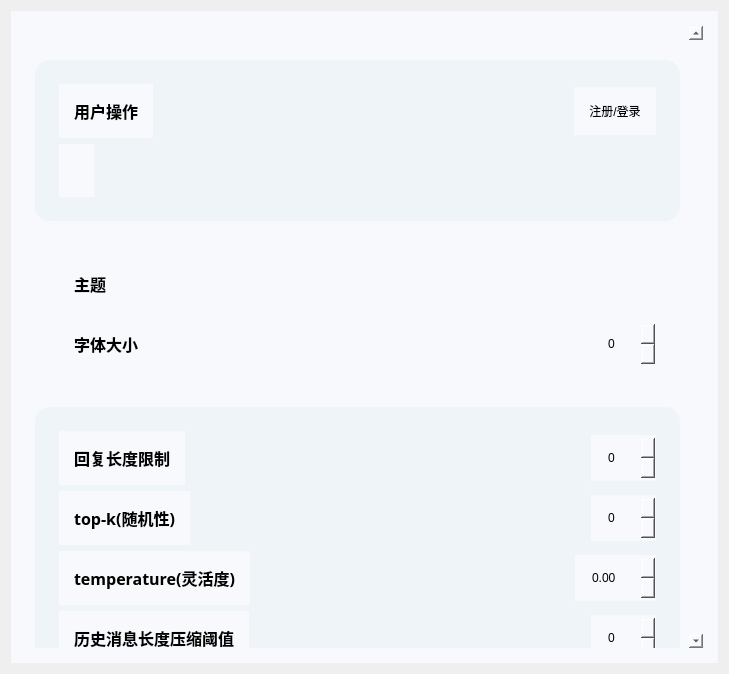
<?xml version="1.0" encoding="UTF-8"?>
<ui version="4.0">
 <class>setting</class>
 <widget class="QWidget" name="setting">
  <property name="geometry">
   <rect>
    <x>0</x>
    <y>0</y>
    <width>729</width>
    <height>674</height>
   </rect>
  </property>
  <property name="windowTitle">
   <string>Form</string>
  </property>
  <layout class="QVBoxLayout" name="verticalLayout_2">
   <item>
    <widget class="SmoothScrollArea" name="SmoothScrollArea">
     <property name="styleSheet">
      <string notr="true">background-color: #f7f9fc;
                            border: none;
                            padding: 15px;</string>
     </property>
     <property name="widgetResizable">
      <bool>true</bool>
     </property>
     <widget class="QWidget" name="scrollAreaWidgetContents_4">
      <property name="geometry">
       <rect>
        <x>0</x>
        <y>0</y>
        <width>681</width>
        <height>703</height>
       </rect>
      </property>
      <layout class="QVBoxLayout" name="verticalLayout_4">
       <item>
        <spacer name="horizontalSpacer_7">
         <property name="orientation">
          <enum>Qt::Horizontal</enum>
         </property>
         <property name="sizeHint" stdset="0">
          <size>
           <width>40</width>
           <height>25</height>
          </size>
         </property>
        </spacer>
       </item>
       <item>
        <widget class="QFrame" name="visual_setting">
         <property name="styleSheet">
          <string notr="true">#visual_setting {
                                            background-color: #eff4f9;
                                            border-radius: 15px;
                                            }

                                            #visual_setting:hover {
                                            border: 1px solid #009faa;
                                            }</string>
         </property>
         <property name="frameShape">
          <enum>QFrame::StyledPanel</enum>
         </property>
         <property name="frameShadow">
          <enum>QFrame::Raised</enum>
         </property>
         <layout class="QVBoxLayout" name="verticalLayout">
          <item>
           <layout class="QHBoxLayout" name="horizontalLayout">
            <item>
             <widget class="BodyLabel" name="BodyLabel">
              <property name="font">
               <font>
                <family>微软雅黑</family>
                <pointsize>12</pointsize>
                <weight>75</weight>
                <bold>true</bold>
               </font>
              </property>
              <property name="styleSheet">
               <string notr="true">FluentLabelBase {
                                                                color: black;
                                                                background-color: #eff4f9;
                                                                }

                                                                HyperlinkLabel {
                                                                color: #009faa;
                                                                border: none;
                                                                background-color: transparent;
                                                                text-align: left;
                                                                padding: 0;
                                                                margin: 0;
                                                                }

                                                                HyperlinkLabel[underline=true] {
                                                                text-decoration: underline;
                                                                }

                                                                HyperlinkLabel[underline=false] {
                                                                text-decoration: none;
                                                                }

                                                                HyperlinkLabel:hover {
                                                                color: #007780;
                                                                }

                                                                HyperlinkLabel:pressed {
                                                                color: #00a7b3;
                                                                }
                                                                FluentLabelBase{color:#ff000000}</string>
              </property>
              <property name="text">
               <string>用户操作</string>
              </property>
              <property name="alignment">
               <set>Qt::AlignCenter</set>
              </property>
              <property name="pixelFontSize" stdset="0">
               <number>-1</number>
              </property>
             </widget>
            </item>
            <item>
             <spacer name="horizontalSpacer">
              <property name="orientation">
               <enum>Qt::Horizontal</enum>
              </property>
              <property name="sizeHint" stdset="0">
               <size>
                <width>40</width>
                <height>20</height>
               </size>
              </property>
             </spacer>
            </item>
            <item>
             <widget class="PushButton" name="login_button">
              <property name="text">
               <string>注册/登录</string>
              </property>
             </widget>
            </item>
           </layout>
          </item>
          <item>
           <layout class="QHBoxLayout" name="horizontalLayout_7">
            <item>
             <widget class="BodyLabel" name="BodyLabel_6">
              <property name="font">
               <font>
                <family>微软雅黑</family>
                <pointsize>12</pointsize>
                <weight>75</weight>
                <bold>true</bold>
               </font>
              </property>
              <property name="styleSheet">
               <string notr="true">FluentLabelBase {
                                                                color: black;
                                                                background-color: #eff4f9;
                                                                }

                                                                HyperlinkLabel {
                                                                color: #009faa;
                                                                border: none;
                                                                background-color: transparent;
                                                                text-align: left;
                                                                padding: 0;
                                                                margin: 0;
                                                                }

                                                                HyperlinkLabel[underline=true] {
                                                                text-decoration: underline;
                                                                }

                                                                HyperlinkLabel[underline=false] {
                                                                text-decoration: none;
                                                                }

                                                                HyperlinkLabel:hover {
                                                                color: #007780;
                                                                }

                                                                HyperlinkLabel:pressed {
                                                                color: #00a7b3;
                                                                }
                                                                FluentLabelBase{color:#ff000000}</string>
              </property>
              <property name="text">
               <string> </string>
              </property>
              <property name="alignment">
               <set>Qt::AlignCenter</set>
              </property>
              <property name="pixelFontSize" stdset="0">
               <number>-1</number>
              </property>
             </widget>
            </item>
            <item>
             <spacer name="horizontalSpacer_2">
              <property name="orientation">
               <enum>Qt::Horizontal</enum>
              </property>
              <property name="sizeHint" stdset="0">
               <size>
                <width>40</width>
                <height>20</height>
               </size>
              </property>
             </spacer>
            </item>
           </layout>
          </item>
         </layout>
        </widget>
       </item>
       <item>
        <widget class="HorizontalSeparator" name="HorizontalSeparator"/>
       </item>
       <item>
        <widget class="QFrame" name="visual_setting">
         <property name="styleSheet">
          <string notr="true">#visual_setting {
                                            background-color: #eff4f9;
                                            border-radius: 15px;
                                            }

                                            #visual_setting:hover {
                                            border: 1px solid #009faa;
                                            }</string>
         </property>
         <property name="frameShape">
          <enum>QFrame::StyledPanel</enum>
         </property>
         <property name="frameShadow">
          <enum>QFrame::Raised</enum>
         </property>
         <layout class="QVBoxLayout" name="verticalLayout">
          <item>
           <layout class="QHBoxLayout" name="horizontalLayout">
            <item>
             <widget class="BodyLabel" name="BodyLabel">
              <property name="font">
               <font>
                <family>微软雅黑</family>
                <pointsize>12</pointsize>
                <weight>75</weight>
                <bold>true</bold>
               </font>
              </property>
              <property name="styleSheet">
               <string notr="true">FluentLabelBase {
                                                                color: black;
                                                                background-color: #eff4f9;
                                                                }

                                                                HyperlinkLabel {
                                                                color: #009faa;
                                                                border: none;
                                                                background-color: transparent;
                                                                text-align: left;
                                                                padding: 0;
                                                                margin: 0;
                                                                }

                                                                HyperlinkLabel[underline=true] {
                                                                text-decoration: underline;
                                                                }

                                                                HyperlinkLabel[underline=false] {
                                                                text-decoration: none;
                                                                }

                                                                HyperlinkLabel:hover {
                                                                color: #007780;
                                                                }

                                                                HyperlinkLabel:pressed {
                                                                color: #00a7b3;
                                                                }
                                                                FluentLabelBase{color:#ff000000}</string>
              </property>
              <property name="text">
               <string>主题</string>
              </property>
              <property name="alignment">
               <set>Qt::AlignCenter</set>
              </property>
              <property name="pixelFontSize" stdset="0">
               <number>-1</number>
              </property>
             </widget>
            </item>
            <item>
             <spacer name="horizontalSpacer">
              <property name="orientation">
               <enum>Qt::Horizontal</enum>
              </property>
              <property name="sizeHint" stdset="0">
               <size>
                <width>40</width>
                <height>20</height>
               </size>
              </property>
             </spacer>
            </item>
            <item>
             <widget class="ComboBox" name="choice_theme"/>
            </item>
           </layout>
          </item>
          <item>
           <layout class="QHBoxLayout" name="horizontalLayout_7">
            <item>
             <widget class="BodyLabel" name="BodyLabel_6">
              <property name="font">
               <font>
                <family>微软雅黑</family>
                <pointsize>12</pointsize>
                <weight>75</weight>
                <bold>true</bold>
               </font>
              </property>
              <property name="styleSheet">
               <string notr="true">FluentLabelBase {
                                                                color: black;
                                                                background-color: #eff4f9;
                                                                }

                                                                HyperlinkLabel {
                                                                color: #009faa;
                                                                border: none;
                                                                background-color: transparent;
                                                                text-align: left;
                                                                padding: 0;
                                                                margin: 0;
                                                                }

                                                                HyperlinkLabel[underline=true] {
                                                                text-decoration: underline;
                                                                }

                                                                HyperlinkLabel[underline=false] {
                                                                text-decoration: none;
                                                                }

                                                                HyperlinkLabel:hover {
                                                                color: #007780;
                                                                }

                                                                HyperlinkLabel:pressed {
                                                                color: #00a7b3;
                                                                }
                                                                FluentLabelBase{color:#ff000000}</string>
              </property>
              <property name="text">
               <string>字体大小</string>
              </property>
              <property name="alignment">
               <set>Qt::AlignCenter</set>
              </property>
              <property name="pixelFontSize" stdset="0">
               <number>-1</number>
              </property>
             </widget>
            </item>
            <item>
             <spacer name="horizontalSpacer_2">
              <property name="orientation">
               <enum>Qt::Horizontal</enum>
              </property>
              <property name="sizeHint" stdset="0">
               <size>
                <width>40</width>
                <height>20</height>
               </size>
              </property>
             </spacer>
            </item>
            <item>
             <widget class="SpinBox" name="font_size_setting"/>
            </item>
           </layout>
          </item>
         </layout>
        </widget>
       </item>
       <item>
        <widget class="HorizontalSeparator" name="HorizontalSeparator"/>
       </item>
       <item>
        <widget class="QFrame" name="model_setting">
         <property name="styleSheet">
          <string notr="true">#model_setting {
                                            background-color: #eff4f9;
                                            border-radius: 15px;
                                            }

                                            #model_setting:hover {
                                            border: 1px solid #009faa;
                                            }</string>
         </property>
         <property name="frameShape">
          <enum>QFrame::StyledPanel</enum>
         </property>
         <property name="frameShadow">
          <enum>QFrame::Raised</enum>
         </property>
         <layout class="QVBoxLayout" name="verticalLayout_3">
          <item>
           <layout class="QHBoxLayout" name="horizontalLayout_5">
            <item>
             <widget class="BodyLabel" name="BodyLabel_4">
              <property name="font">
               <font>
                <family>微软雅黑</family>
                <pointsize>12</pointsize>
                <weight>75</weight>
                <bold>true</bold>
               </font>
              </property>
              <property name="styleSheet">
               <string notr="true">FluentLabelBase {
                                                                color: black;
                                                                background-color: #eff4f9;
                                                                }

                                                                HyperlinkLabel {
                                                                color: #009faa;
                                                                border: none;
                                                                background-color: transparent;
                                                                text-align: left;
                                                                padding: 0;
                                                                margin: 0;
                                                                }

                                                                HyperlinkLabel[underline=true] {
                                                                text-decoration: underline;
                                                                }

                                                                HyperlinkLabel[underline=false] {
                                                                text-decoration: none;
                                                                }

                                                                HyperlinkLabel:hover {
                                                                color: #007780;
                                                                }

                                                                HyperlinkLabel:pressed {
                                                                color: #00a7b3;
                                                                }
                                                                FluentLabelBase{color:#ff000000}</string>
              </property>
              <property name="text">
               <string>回复长度限制</string>
              </property>
              <property name="alignment">
               <set>Qt::AlignCenter</set>
              </property>
              <property name="pixelFontSize" stdset="0">
               <number>-1</number>
              </property>
             </widget>
            </item>
            <item>
             <spacer name="horizontalSpacer_3">
              <property name="orientation">
               <enum>Qt::Horizontal</enum>
              </property>
              <property name="sizeHint" stdset="0">
               <size>
                <width>40</width>
                <height>20</height>
               </size>
              </property>
             </spacer>
            </item>
            <item>
             <widget class="SpinBox" name="limit_token_spin_box"/>
            </item>
           </layout>
          </item>
          <item>
           <spacer name="verticalSpacer">
            <property name="orientation">
             <enum>Qt::Vertical</enum>
            </property>
            <property name="sizeHint" stdset="0">
             <size>
              <width>20</width>
              <height>40</height>
             </size>
            </property>
           </spacer>
          </item>
          <item>
           <layout class="QHBoxLayout" name="horizontalLayout_4">
            <item>
             <widget class="BodyLabel" name="BodyLabel_3">
              <property name="font">
               <font>
                <family>微软雅黑</family>
                <pointsize>12</pointsize>
                <weight>75</weight>
                <bold>true</bold>
               </font>
              </property>
              <property name="styleSheet">
               <string notr="true">FluentLabelBase {
                                                                color: black;
                                                                background-color: #eff4f9;
                                                                }

                                                                HyperlinkLabel {
                                                                color: #009faa;
                                                                border: none;
                                                                background-color: transparent;
                                                                text-align: left;
                                                                padding: 0;
                                                                margin: 0;
                                                                }

                                                                HyperlinkLabel[underline=true] {
                                                                text-decoration: underline;
                                                                }

                                                                HyperlinkLabel[underline=false] {
                                                                text-decoration: none;
                                                                }

                                                                HyperlinkLabel:hover {
                                                                color: #007780;
                                                                }

                                                                HyperlinkLabel:pressed {
                                                                color: #00a7b3;
                                                                }
                                                                FluentLabelBase{color:#ff000000}</string>
              </property>
              <property name="text">
               <string>top-k(随机性)</string>
              </property>
              <property name="alignment">
               <set>Qt::AlignCenter</set>
              </property>
              <property name="pixelFontSize" stdset="0">
               <number>-1</number>
              </property>
             </widget>
            </item>
            <item>
             <spacer name="horizontalSpacer_4">
              <property name="orientation">
               <enum>Qt::Horizontal</enum>
              </property>
              <property name="sizeHint" stdset="0">
               <size>
                <width>40</width>
                <height>20</height>
               </size>
              </property>
             </spacer>
            </item>
            <item>
             <widget class="SpinBox" name="top_k_spin_box"/>
            </item>
           </layout>
          </item>
          <item>
           <spacer name="verticalSpacer_2">
            <property name="orientation">
             <enum>Qt::Vertical</enum>
            </property>
            <property name="sizeHint" stdset="0">
             <size>
              <width>20</width>
              <height>40</height>
             </size>
            </property>
           </spacer>
          </item>
          <item>
           <layout class="QHBoxLayout" name="horizontalLayout_2">
            <item>
             <widget class="BodyLabel" name="BodyLabel_2">
              <property name="font">
               <font>
                <family>微软雅黑</family>
                <pointsize>12</pointsize>
                <weight>75</weight>
                <bold>true</bold>
               </font>
              </property>
              <property name="styleSheet">
               <string notr="true">FluentLabelBase {
                                                                color: black;
                                                                background-color: #eff4f9;
                                                                }

                                                                HyperlinkLabel {
                                                                color: #009faa;
                                                                border: none;
                                                                background-color: transparent;
                                                                text-align: left;
                                                                padding: 0;
                                                                margin: 0;
                                                                }

                                                                HyperlinkLabel[underline=true] {
                                                                text-decoration: underline;
                                                                }

                                                                HyperlinkLabel[underline=false] {
                                                                text-decoration: none;
                                                                }

                                                                HyperlinkLabel:hover {
                                                                color: #007780;
                                                                }

                                                                HyperlinkLabel:pressed {
                                                                color: #00a7b3;
                                                                }
                                                                FluentLabelBase{color:#ff000000}</string>
              </property>
              <property name="text">
               <string>temperature(灵活度)</string>
              </property>
              <property name="alignment">
               <set>Qt::AlignCenter</set>
              </property>
              <property name="pixelFontSize" stdset="0">
               <number>-1</number>
              </property>
             </widget>
            </item>
            <item>
             <spacer name="horizontalSpacer_5">
              <property name="orientation">
               <enum>Qt::Horizontal</enum>
              </property>
              <property name="sizeHint" stdset="0">
               <size>
                <width>40</width>
                <height>20</height>
               </size>
              </property>
             </spacer>
            </item>
            <item>
             <widget class="DoubleSpinBox" name="temperature_spin_box"/>
            </item>
           </layout>
          </item>
          <item>
           <spacer name="verticalSpacer_3">
            <property name="orientation">
             <enum>Qt::Vertical</enum>
            </property>
            <property name="sizeHint" stdset="0">
             <size>
              <width>20</width>
              <height>40</height>
             </size>
            </property>
           </spacer>
          </item>
          <item>
           <layout class="QHBoxLayout" name="horizontalLayout_6">
            <item>
             <widget class="BodyLabel" name="BodyLabel_5">
              <property name="font">
               <font>
                <family>微软雅黑</family>
                <pointsize>12</pointsize>
                <weight>75</weight>
                <bold>true</bold>
               </font>
              </property>
              <property name="styleSheet">
               <string notr="true">FluentLabelBase {
                                                                color: black;
                                                                background-color: #eff4f9;
                                                                }

                                                                HyperlinkLabel {
                                                                color: #009faa;
                                                                border: none;
                                                                background-color: transparent;
                                                                text-align: left;
                                                                padding: 0;
                                                                margin: 0;
                                                                }

                                                                HyperlinkLabel[underline=true] {
                                                                text-decoration: underline;
                                                                }

                                                                HyperlinkLabel[underline=false] {
                                                                text-decoration: none;
                                                                }

                                                                HyperlinkLabel:hover {
                                                                color: #007780;
                                                                }

                                                                HyperlinkLabel:pressed {
                                                                color: #00a7b3;
                                                                }
                                                                FluentLabelBase{color:#ff000000}</string>
              </property>
              <property name="text">
               <string>历史消息长度压缩阈值</string>
              </property>
              <property name="alignment">
               <set>Qt::AlignCenter</set>
              </property>
              <property name="pixelFontSize" stdset="0">
               <number>-1</number>
              </property>
             </widget>
            </item>
            <item>
             <spacer name="horizontalSpacer_6">
              <property name="orientation">
               <enum>Qt::Horizontal</enum>
              </property>
              <property name="sizeHint" stdset="0">
               <size>
                <width>40</width>
                <height>20</height>
               </size>
              </property>
             </spacer>
            </item>
            <item>
             <widget class="SpinBox" name="history_compress_limit_spin_box"/>
            </item>
           </layout>
          </item>
         </layout>
        </widget>
       </item>
      </layout>
     </widget>
    </widget>
   </item>
  </layout>
 </widget>
 <customwidgets>
  <customwidget>
   <class>ComboBox</class>
   <extends>QPushButton</extends>
   <header>qfluentwidgets</header>
  </customwidget>
  <customwidget>
   <class>PushButton</class>
   <extends>QPushButton</extends>
   <header>qfluentwidgets</header>
  </customwidget>
  <customwidget>
   <class>HorizontalSeparator</class>
   <extends>QWidget</extends>
   <header>qfluentwidgets</header>
  </customwidget>
  <customwidget>
   <class>SmoothScrollArea</class>
   <extends>QScrollArea</extends>
   <header>qfluentwidgets</header>
   <container>1</container>
  </customwidget>
  <customwidget>
   <class>BodyLabel</class>
   <extends>QLabel</extends>
   <header>qfluentwidgets</header>
  </customwidget>
  <customwidget>
   <class>SpinBox</class>
   <extends>QSpinBox</extends>
   <header>qfluentwidgets</header>
  </customwidget>
  <customwidget>
   <class>DoubleSpinBox</class>
   <extends>QDoubleSpinBox</extends>
   <header>qfluentwidgets</header>
  </customwidget>
 </customwidgets>
 <resources/>
 <connections/>
</ui>
